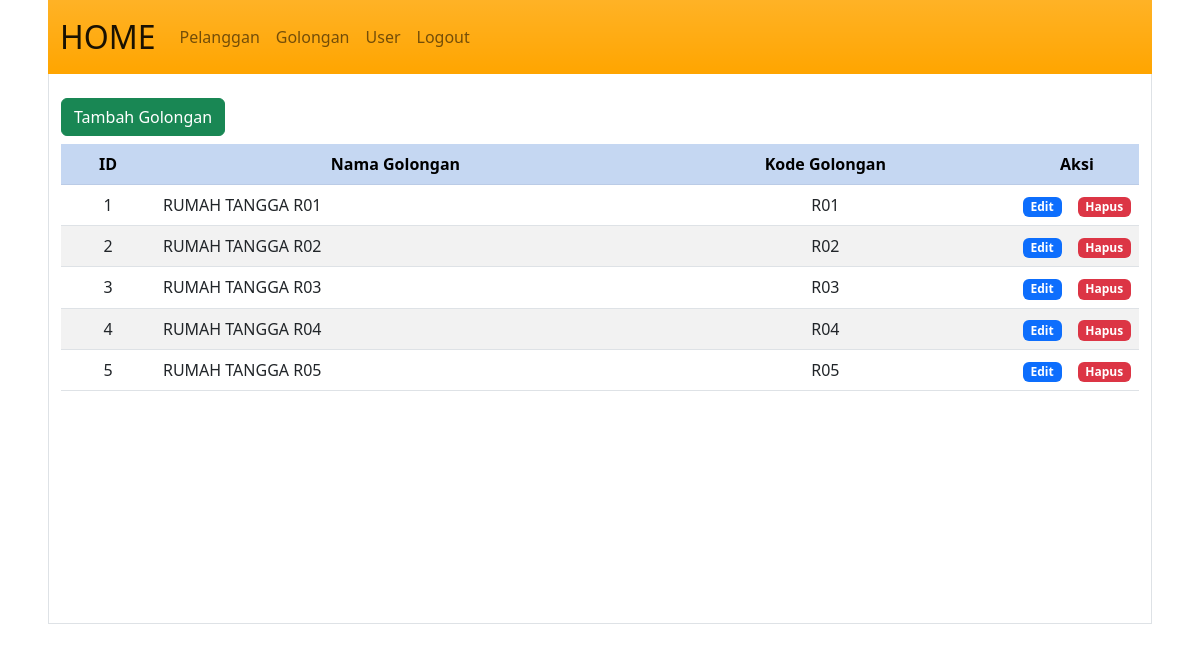
Page /golongan (signed in) on the committed database.
### tables this page shows
CREATE TABLE `tb_golongan` (
  `gol_id` tinyint(3) NOT NULL,
  `gol_kode` varchar(10) DEFAULT NULL,
  `gol_nama` varchar(50) DEFAULT NULL,
  `created_at` timestamp NOT NULL DEFAULT current_timestamp() ON UPDATE current_timestamp(),
  `updated_at` datetime DEFAULT NULL
);

### app/core/Controller.php (called while the page is built, shortened)
<?php
class Controller
{
	public function golongan($view, $data = [])
	{
		require_once ROOT . "app/views/golongan/index.php";
	}
}

### app/controllers/Golongan.php (called while the page is built, shortened)
<?php
class Golongan extends Controller
{
      public function __construct()
      {
            $this->model = new \App\Models\Golongan();
      }
      public function index()
      {
            $data = $this->model->all();
            $this->model->resetID();
            $this->golongan('golongan/index', $data);
      }
}

### index.php (called while the page is built, shortened)
<?php
new App\Core\Bootstrap();

### app/core/Model.php (called while the page is built, shortened)
<?php
class Model
{
	public function __construct()
	{
		try {
			$this->db = new PDO("mysql:host=localhost;dbname=dbpln", "root", "");
		} catch (Exception $e) {
			die("error! " . $e->getMessage());
		}
	}
}

### app/models/Golongan.php (called while the page is built, shortened)
<?php
class Golongan extends Model
{
      public function all()
      {
            $sql = "SELECT * FROM tb_golongan";
            $stmt = $this->db->prepare($sql);
            $stmt->execute();
            $data = [];
            while ($rows = $stmt->fetch()) {
                  $data[] = $rows;
            }
            return $data;
      }
}

### app/views/golongan/index.php (the view, shortened to what this page needs)
<!doctype html>
<html lang="en" class="ms-5 me-5">
  <head>
    <link href="<?php echo URL; ?>/layouts/assets/css/bootstrap.min.css" rel="stylesheet">
  </head>
  <body>
    <nav class="navbar navbar-expand-lg bg-gradient" style="background-color:orange; color:black;">
        <div class="container-fluid">
            <a class="navbar-brand fs-2" href="<?php echo URL; ?>/dashboard">HOME</a>
            <div class="collapse navbar-collapse" id="navbarNav">
                <ul class="navbar-nav">
                    <li class="nav-item">
                        <a class="nav-link" aria-current="page" href="<?php echo URL; ?>/pelanggan">Pelanggan</a>
                    </li>
                    <li class="nav-item">
                        <a class="nav-link" href="<?php echo URL; ?>/golongan">Golongan</a>
                    </li>
                    <li class="nav-item">
                        <a class="nav-link" href="<?php echo URL; ?>/user">User</a>
                    </li>
                    <li class="nav-item">
                        <a class="nav-link" href="<?php echo URL; ?>/user/logout">Logout</a>
                    </li>
                </ul>
            </div>
        </div>
    </nav>
    <div class="container-fluid w-100 border-start border-end border-bottom text-start py-4 align-middle" style="height:550px">
    <a href="<?php echo URL; ?>/golongan/create" class="btn btn-success mb-2">Tambah Golongan</a>
        <table class="table table-striped">
            <tr class="table-primary text-center">
                <th>ID</td>
                <th>Nama Golongan</td>
                <th>Kode Golongan</td>
                <th colspan="2" style="width:60px;">Aksi</td>
            </tr>
            <?php
                foreach($data as $row){ ?>
                    <tr>
                        <td class="text-center"><?= $row['gol_id']; ?></td>
                        <td><?= $row['gol_nama']; ?></td>
                        <td class="text-center"><?= $row['gol_kode']; ?></td>
                        <td class="text-center" style="width:50px;"><a href="<?= URL; ?>/golongan/edit/<?= $row['gol_id']; ?>" class="badge text-bg-primary text-decoration-none">Edit</a></td>
                        <td class="text-center" style="width:50px;"><a href="<?= URL; ?>/golongan/delete/<?= $row['gol_id']; ?>" class="badge text-bg-danger text-decoration-none" onclick="return confirm('Anda Yakin Ingin Menghapus Data Ini?');">Hapus</a></td>
                    </tr>
                <?php } ?>
        </table>
    </div>
  </body>
</html>

### rows in the picture
tb_golongan: gol_id "1", gol_nama "RUMAH TANGGA R01", gol_kode "R01"
tb_golongan: gol_id "2", gol_nama "RUMAH TANGGA R02", gol_kode "R02"
tb_golongan: gol_id "3", gol_nama "RUMAH TANGGA R03", gol_kode "R03"
tb_golongan: gol_id "4", gol_nama "RUMAH TANGGA R04", gol_kode "R04"
tb_golongan: gol_id "5", gol_nama "RUMAH TANGGA R05", gol_kode "R05"
